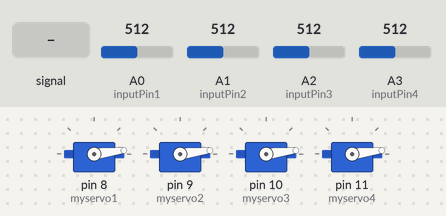
Bench run of a sketch on a simulated Arduino Uno, built with avr-gcc and run on an emulated ATmega328P. On the bench: 4 × servo. Inputs (shaded band) come from the test bench; at power-on: A0 (inputPin1) = 512, A1 (inputPin2) = 512, A2 (inputPin3) = 512, A3 (inputPin4) = 512. What the sketch prints to the serial monitor is not drawn.

Above: at 1.2 s.
1.3 s: A0 (inputPin1) fed a 200 Hz sine of ±255 counts around its level
At 1.48 s:
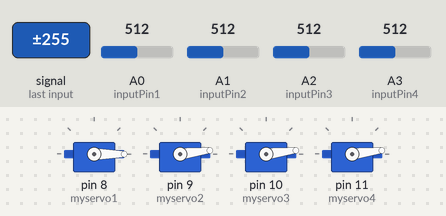
4.3 s: A0 (inputPin1) set to 716
5.8 s: A1 (inputPin2) set to 716
At 6.5 s:
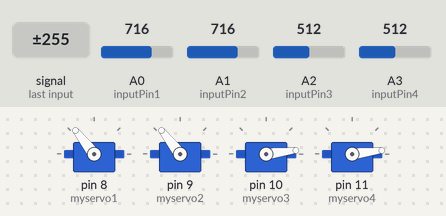
7.3 s: A2 (inputPin3) set to 716
At 8.5 s:
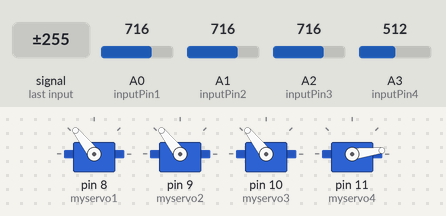
8.8 s: A3 (inputPin4) set to 716
At 9.9 s:
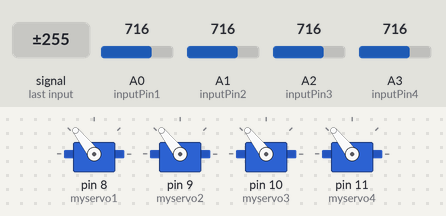
10.3 s: A0 (inputPin1) set to 992
At 11.7 s:
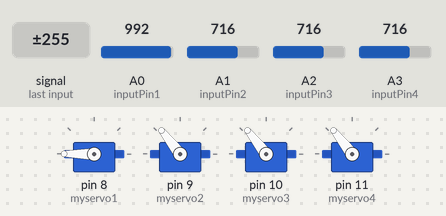
Timing chart, 0 to 12.8 s (numbered marks = the images above; inputs shaded):
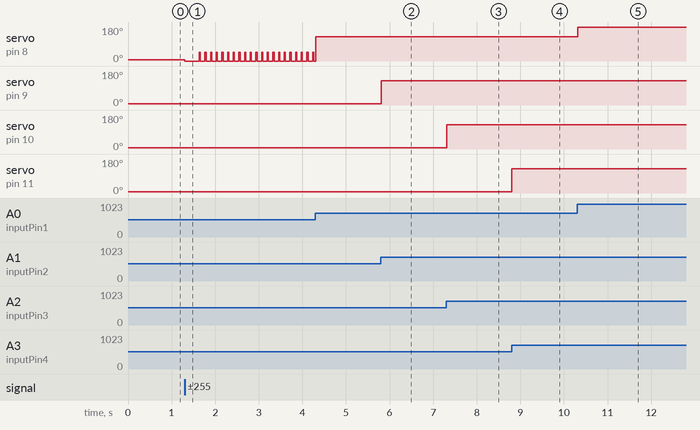

Measured:
- after the input at 1.3 s, servo on pin 8 (myservo1): 7° → 0° at once, then repeats every 0.13 s: 47° 0.03 s, 0° 0.10 s
- after the input at 5.8 s, servo on pin 9 (myservo2): 7° → 128° at once
- after the input at 7.3 s, servo on pin 10 (myservo3): 7° → 128° at once
- after the input at 8.8 s, servo on pin 11 (myservo4): 7° → 128° at once
- after the input at 10.3 s, servo on pin 8 (myservo1): 128° → 180° at once

The sketch:

HandServos.pde
```cpp
/*
takes analog input from a flex sensor in terms of change in
resistance and moves a servo motor based on how much the flex
sensor is bent. The input data is smoothed before being sent
to the servos. This program controls 4 servos individually with
4 individually wired flex sensors.

written by kevin chen on 6/20/11
*/

#include <Servo.h>

int inputPin1 = 0;
Servo myservo1;

int inputPin2 = 1;
Servo myservo2;

int inputPin3 = 2;
Servo myservo3;

int inputPin4 = 3;
Servo myservo4;

int var1;
int var2;
int var3;
int var4;

void setup()
{
  Serial.begin(9600);
  myservo1.attach(8);
  myservo2.attach(9);
  myservo3.attach(10);
  myservo4.attach(11);
}

void loop ()
{
  var1 = 0;                                    //var1 acts as a storage variable
  for (int i = 0; i<20; i++)                   //runs the function below 20 times and then resets
  {
    var1 += analogRead(inputPin1);             //adds the input to var1 and renames the sum var1 to store
  }
  {
    var1 = var1/20;                            //takes average of var1 in order to smooth the data
    var1 = map(var1, 500, 800, 0, 179);        //sets range for input and the degrees that the servo can move
    myservo1.write(var1);                      //var1 is used to map how much the servo moves
  }

  {
    var2 = 0;                                  //performs same task as above but for servo 2
    for(int j = 0; j<20; j++)
    {
      var2 += analogRead(inputPin2);
    }
    {
      var2 = var2/20;
      var2 = map(var2, 500, 800, 0, 179);
      myservo2.write(var2);
    }
  }

  {
    var3 = 0;
    for(int k = 0; k<20; k++)
    {
      var3 += analogRead(inputPin3);
    }
    {
      var3 = var3/20;
      var3 = map(var3, 500, 800, 0, 179);
      myservo3.write(var3);
    }
  }

  {
    var4 = 0;
    for(int l = 0; l<20; l++)
    {
      var4 += analogRead(inputPin4);
    }
    {
      var4 = var4/20;
      var4 = map(var4, 500, 800, 0, 179);
      myservo4.write(var4);
    }
  }
  Serial.println(var1, DEC);                         //prints the inputs in order to serve as a check
  Serial.println(var2, DEC);
  Serial.println(var3, DEC);
  Serial.println(var4, DEC);
}
```
